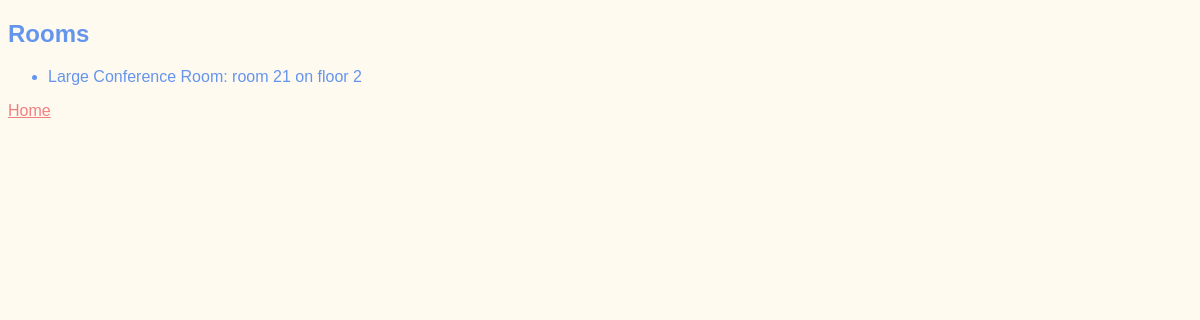
The page /meetings/rooms on the database as committed earlier.
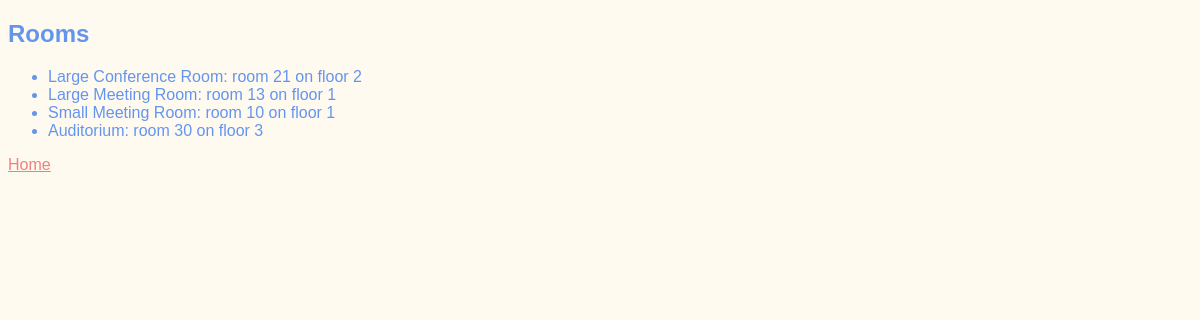
The same page on the database as committed later.
### meetings/models.py (models this page shows)
class Rooms(models.Model):
    name = models.CharField(max_length=100)
    floor_no = models.IntegerField()
    room_no = models.IntegerField()
    def __str__(self):
        return f"{self.name}: room {self.room_no} on floor {self.floor_no}"

### meetings/views.py (the view)
# urls.py: path('rooms', views.rooms_list, name='rooms'),
def rooms_list(request):
    return render(request, 'meetings/rooms_list.html', {'rooms' : Rooms.objects.all()})

### meetings/templates/meetings/rooms_list.html (shortened to what this page needs)
{% extends "base.html" %}
{% block content %}
    <h2>Rooms</h2>
    <ul>
        {% for room in rooms %}
        <li>
            {{room}}
        </li>
        {% endfor %}
    </ul>
    <a href="{% url 'welcome' %}">Home</a>
{% endblock %}

### website/templates/base.html (shortened to what this page needs)
{% load static %}
<!DOCTYPE html>
<html lang="en">
<head>
    <link rel="stylesheet" href="{% static 'website/style.css' %}">
</head>
<body>
    {% block content %}
    {% endblock %}
</body>
</html>

### website/static/website/style.css (style rules this page uses)
body { font-family: sans-serif; color: cornflowerblue; background-color: floralwhite; }
a { color: lightcoral; }

Rows that differ between the two databases and show on the page:
added Rooms: name+room_no+floor_no "Large Meeting Room: room 13 on floor 1"
added Rooms: name+room_no+floor_no "Small Meeting Room: room 10 on floor 1"
added Rooms: name+room_no+floor_no "Auditorium: room 30 on floor 3"
